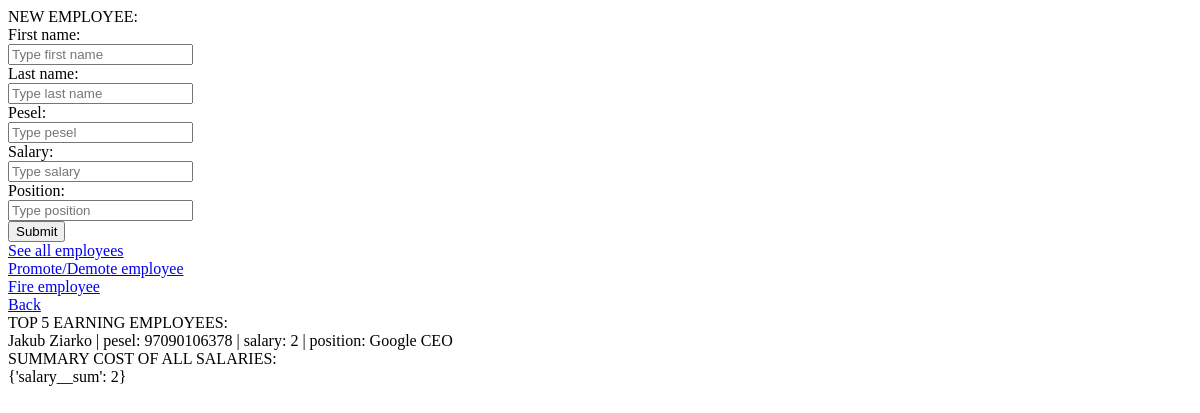
Before: /manage_employees.html with the older database file.
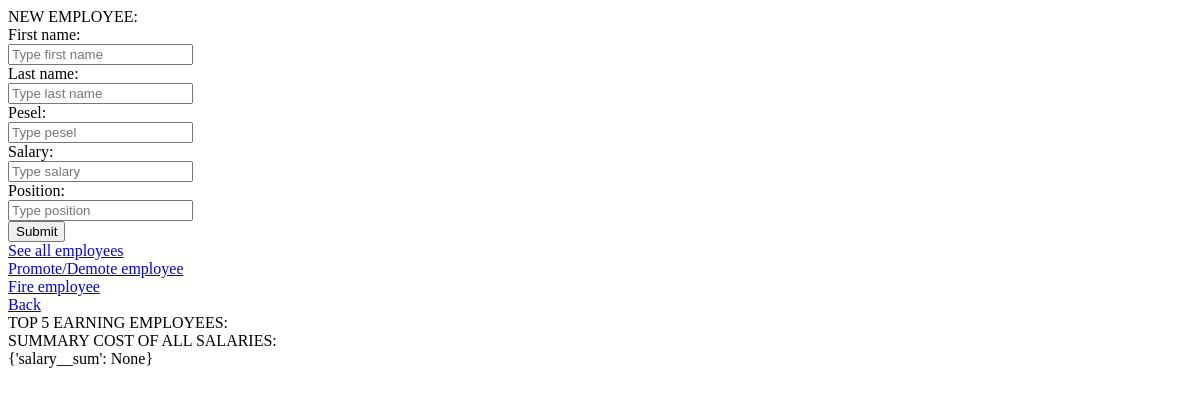
After: the same page with the newer database file.
### manager/models.py (models this page shows)
class Employee(models.Model):
    first_name = models.CharField(max_length=50)
    last_name = models.CharField(max_length=50)
    pesel = models.CharField(max_length=11)
    position = models.CharField(max_length=50, null=True)
    salary = models.IntegerField(null=True)

### manager/views.py (the view, shortened to what this page needs)
# urls.py: url(r'^manage_employees\.html', views.manage_employees),
def manage_employees(request):
    employees = Employee.objects.order_by('-salary')[:5]
    cost = Employee.objects.aggregate(Sum('salary'))
    return render(request, 'manage_employees.html', {'employees': employees, 'cost': cost})

### manager/templates/manage_employees.html (shortened to what this page needs)
<!DOCTYPE html>
<html>
    <head>
    </head>
    <body>
        NEW EMPLOYEE:
        <form action="/manage_employees.html" method="POST">
            First name:<br>
            <input name="name_e" type="text" placeholder="Type first name"/><br>
            Last name:<br>
            <input name="last_name_e" type="text" placeholder="Type last name"/><br>
            Pesel:<br>
            <input name="pesel_e" type="text" placeholder="Type pesel"/><br>
            Salary:<br>
            <input name="salary_e" type="number" placeholder="Type salary"/><br>
            Position:<br>
            <input name="position_e" type="text" placeholder="Type position"/><br>
            <input type="submit"/><br>
        </form>
        <a href="/see_all_employees.html">See all employees</a><br>
        <a href="/promote_employee.html">Promote/Demote employee</a><br>
        <a href="/fire_employee.html">Fire employee</a><br>
        <a href="/">Back</a><br>
        TOP 5 EARNING EMPLOYEES:<br>
        {% for employee in employees %}
            {{ employee.first_name }} {{ employee.last_name }} | pesel: {{ employee.pesel }} | salary: {{ employee.salary }} | position: {{employee.position}} <br/>
        {% endfor %}
        SUMMARY COST OF ALL SALARIES:<br>
        {{cost}}
    </body>
</html>

Changed rows visible on the page:
removed Employee: first_name "Jakub", last_name "Ziarko", pesel "97090106378", salary "2", position "Google CEO"
Other visible differences:
{{ cost }}: "{'salary__sum': 2}" → "{'salary__sum': None}"
